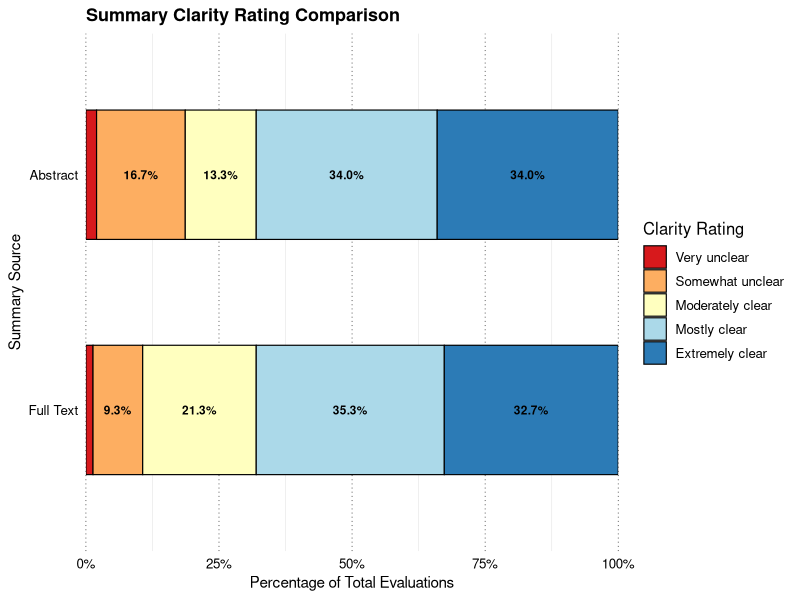

Source code (R):
library(tidyverse)
library(scales)
library(here)

# 1. Load and process data
df_raw <- read_csv(here("data","Survey_Data_IntegratedSheet.csv"))

df_long <- df_raw %>%
  pivot_longer(
    cols = matches("clarity", ignore.case = TRUE),
    names_to = "Question_Header",
    values_to = "Raw_Response"
  ) %>%
  drop_na(Raw_Response) %>%
  mutate(
    Summary_Num = as.numeric(str_extract(Question_Header, "\\d+")),
    Source = if_else(Summary_Num <= 5, "Full Text", "Abstract"),
    Clean_Response = case_when(
      str_detect(Raw_Response, "Extremely clear")  ~ "Extremely clear",
      str_detect(Raw_Response, "Mostly clear")     ~ "Mostly clear",
      str_detect(Raw_Response, "Moderately clear") ~ "Moderately clear",
      str_detect(Raw_Response, "Somewhat unclear") ~ "Somewhat unclear",
      str_detect(Raw_Response, "Very unclear")     ~ "Very unclear",
      TRUE ~ NA_character_
    ),
    Likert_Level = factor(
      Clean_Response,
      levels = c(
        "Very unclear",
        "Somewhat unclear",
        "Moderately clear",
        "Mostly clear",
        "Extremely clear"
      ),
      ordered = TRUE
    )
  )

# 2. Aggregate percentages
df_summary <- df_long %>%
  count(Source, Likert_Level, .drop = FALSE) %>%
  group_by(Source) %>%
  mutate(Percentage = n / sum(n)) %>%
  ungroup()

# Force "Full Text" to be at the top of the horizontal chart
df_summary$Source <- factor(df_summary$Source, levels = c("Full Text", "Abstract"))

# 3. Define 5-point Likert palette
likert_colors <- c(
  "Very unclear"     = "#d7191c",
  "Somewhat unclear" = "#fdae61",
  "Moderately clear" = "#ffffbf",
  "Mostly clear"     = "#abd9e9",
  "Extremely clear"  = "#2c7bb6"
)

chosen_font <- "sans"

# 4. Generate horizontal 100% stacked bar chart
ggplot(df_summary, aes(x = Source, y = Percentage, fill = Likert_Level)) +
  geom_col(width = 0.55, color = "black", linewidth = 0.4, position = position_stack(reverse = TRUE)) +
  geom_text(
    aes(
      label = ifelse(Percentage > 0.03, percent(Percentage, accuracy = 0.1), ""),
      group = Likert_Level  # CRITICAL: Forces text to stack identically to geom_col
    ),
    position = position_stack(vjust = 0.5, reverse = TRUE),
    color = "black",
    fontface = "bold",
    size = 3
  ) +
  coord_flip() +
  scale_y_continuous(labels = percent_format(accuracy = 1), expand = c(0, 0)) +
  scale_fill_manual(
    values = likert_colors, 
    drop = FALSE,
    guide = guide_legend(reverse = FALSE) # FALSE aligns legend top-to-bottom with bar left-to-right
  ) +
  labs(
    title = "Summary Clarity Rating Comparison",
    x = "Summary Source",
    y = "Percentage of Total Evaluations",
    fill = "Clarity Rating"
  ) +
  theme_minimal(base_size = 12, base_family = chosen_font) +
  theme(
    panel.background      = element_rect(fill = "transparent", color = NA),
    plot.background       = element_rect(fill = "transparent", color = NA),
    legend.background     = element_rect(fill = "transparent", color = NA),
    legend.box.background = element_rect(fill = "transparent", color = NA),
    text        = element_text(color = "black"),
    axis.text   = element_text(color = "black"),
    axis.title  = element_text(color = "black", size = 11),
    plot.title  = element_text(color = "black", face = "bold", size = 13),
    legend.text = element_text(color = "black"),
    legend.title= element_text(color = "black"),
    panel.grid.major.y = element_blank(),
    panel.grid.major.x = element_line(color = "black", linewidth = 0.2, linetype = "dotted"),
    legend.position    = "right"
  )

# ggsave("clarity_chart.png",
#        width = 11,
#        height = 3,
#        units = "in",
#        dpi = 300,
#        bg = "transparent")
